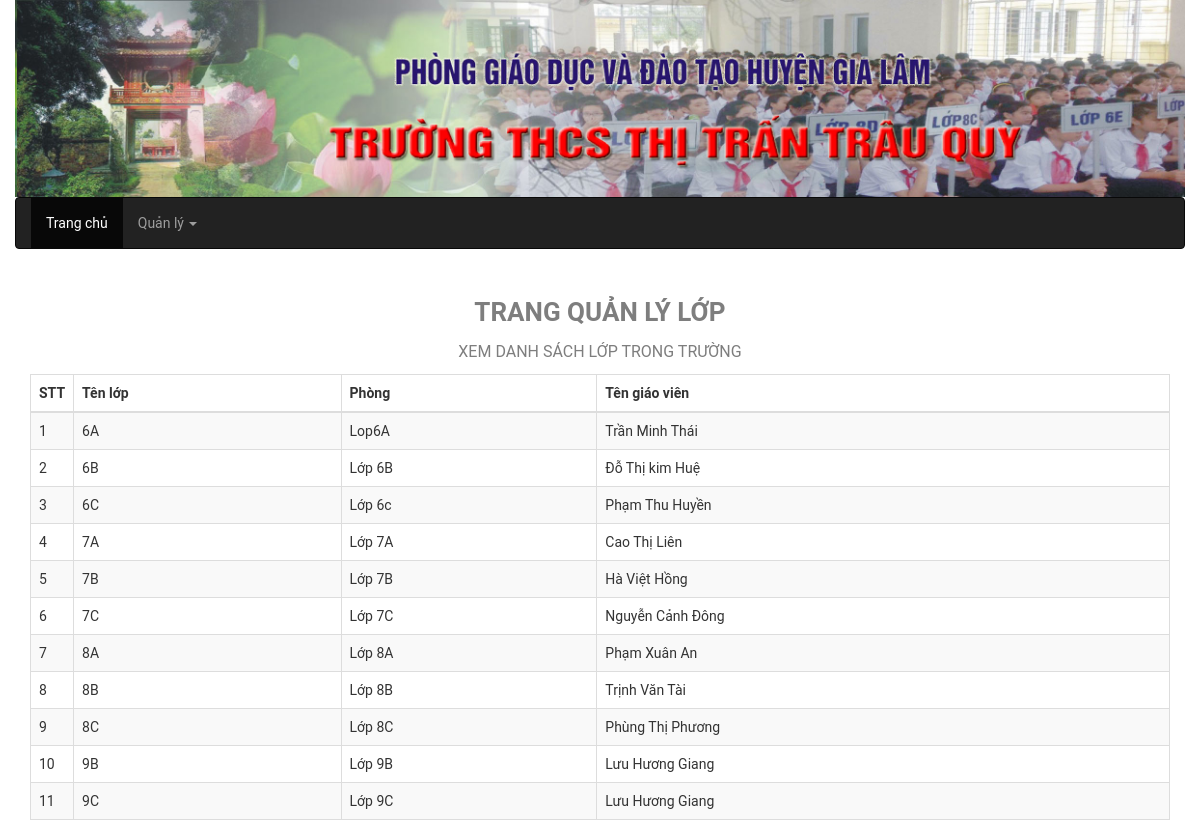
The app's page /include/qllop.php with its own data.
### tables this page shows
CREATE TABLE IF NOT EXISTS `lop` (
  `l_malop` int(11) NOT NULL AUTO_INCREMENT,
  `l_magiaovien` int(11) NOT NULL,
  `l_tenlop` text NOT NULL,
  `l_phong` text NOT NULL,
  PRIMARY KEY (`l_malop`)
);

CREATE TABLE IF NOT EXISTS `canbo` (
  `cb_macanbo` int(11) NOT NULL AUTO_INCREMENT,
  `cb_hoten` text NOT NULL,
  `cb_gioitinh` tinyint(1) NOT NULL,
  `cb_ngaysinh` date NOT NULL,
  `cb_ngaylam` date NOT NULL,
  `cb_chucvu` text NOT NULL,
  `cb_bomon` text NOT NULL,
  `cb_diachi` text NOT NULL,
  `cb_sdt` text NOT NULL,
  `cb_email` text NOT NULL,
  `cb_tinhtrang` tinyint(1) NOT NULL,
  PRIMARY KEY (`cb_macanbo`)
);

### include/qllop.php (the view)
<?php
	include("header-submenu.php");
?>
<div class="container">
	<p class="main-title">Trang quản lý lớp</p>
	<p class="sub-title">Xem danh sách lớp trong trường</p>
	<div class="row">
		<div class="col-md-12">
			<table class="table table-striped table-bordered table-hover">
				<thead>
					<tr>
						<th>STT</th>
						<th>Tên lớp</th>
						<th>Phòng</th>
						<th>Tên giáo viên</th>
					</tr>
				</thead>
				<tbody>
					<?php
						$i=1;
						$sql = "select * from lop as l join canbo as cb on l.l_magiaovien=cb.cb_macanbo;";
						$kq=mysql_query($sql);
						while($row=mysql_fetch_array($kq)){
					?>
					<tr>
						<td style="width:3%"><?php echo $i++; ?></td>
						<td><?php echo $row['l_tenlop'];; ?></td>
						<td><?php echo $row['l_phong']; ?></td>
						<td><?php echo $row['cb_hoten']; ?></td>
					</tr>
					<?php
						}
					?>
				</tbody>
			</table>
		</div>
	</div>

### css/style.css (style rules this page uses)
.container { background-color: #fff; }
body { font-family: 'Roboto', 'Segoe UI'; font-weight: 400; background-image: url('../images/background.jpg'); }
.main-title, .sub-title { text-align: center; text-transform: uppercase; color: #7e7e7e; }
.main-title { padding-top: 25px; font-size: 26px; font-weight: bold; }
.sub-title { font-size: 16px; }

### records on screen
lop: l_tenlop "6A", l_phong "Lop6A", canbo.cb_hoten "Trần Minh Thái"
lop: l_tenlop "6B", l_phong "Lớp 6B", canbo.cb_hoten "Đỗ Thị kim Huệ"
lop: l_tenlop "6C", l_phong "Lớp 6c", canbo.cb_hoten "Phạm Thu Huyền"
lop: l_tenlop "7A", l_phong "Lớp 7A", canbo.cb_hoten "Cao Thị Liên"
lop: l_tenlop "7B", l_phong "Lớp 7B", canbo.cb_hoten "Hà Việt Hồng"
lop: l_tenlop "7C", l_phong "Lớp 7C", canbo.cb_hoten "Nguyễn Cảnh Đông"
lop: l_tenlop "8A", l_phong "Lớp 8A", canbo.cb_hoten "Phạm Xuân An"
lop: l_tenlop "8B", l_phong "Lớp 8B", canbo.cb_hoten "Trịnh Văn Tài"
lop: l_tenlop "8C", l_phong "Lớp 8C", canbo.cb_hoten "Phùng Thị Phương"
lop: l_tenlop "9B", l_phong "Lớp 9B", canbo.cb_hoten "Lưu Hương Giang"
lop: l_tenlop "9C", l_phong "Lớp 9C", canbo.cb_hoten "Lưu Hương Giang"
